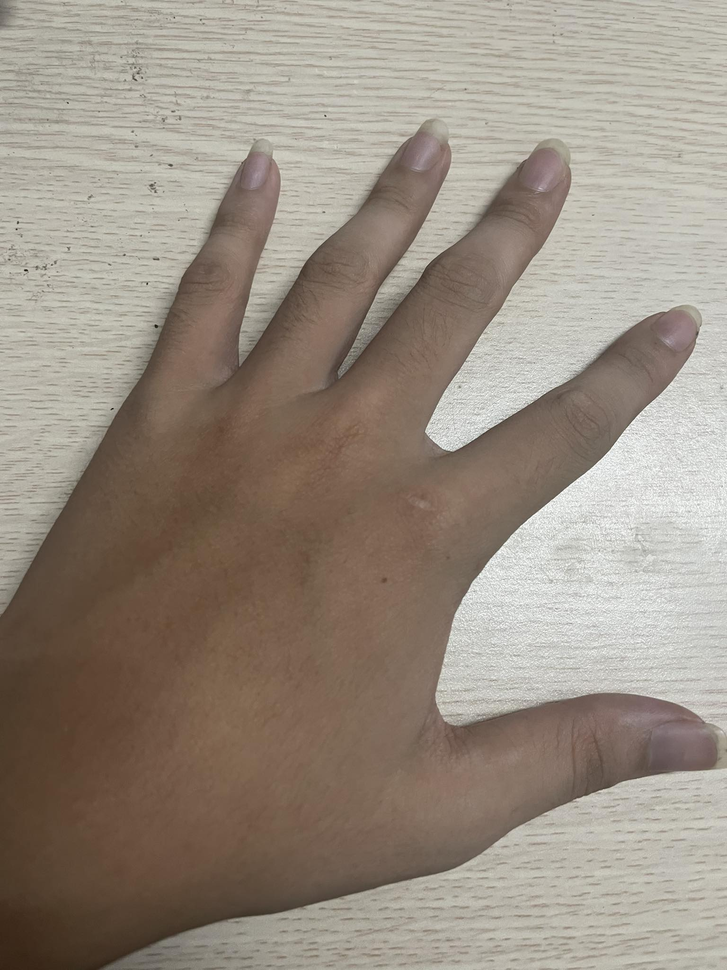
//> input picture lab4/hand.png, 727 x 970 px, shrunk from 1536 x 2048 before the run
$ ./lab4   (built with g++ and OpenCV 4)
//> lines starting //> are read from the running program, lines starting //| are printed output that depends on the picture; after the words box and inside, x2 and y2 are one past the last pixel; in counts of white or black regions, pixels touching at a corner belong together
#include <stdio.h>
#include <string.h>
#include <opencv2/opencv.hpp>
#include <regex>

using namespace cv;

int main(){
   std::string imgPath = "./hand.png";

   Mat img = imread(imgPath, IMREAD_COLOR);
//> img is the input picture: 970 rows x 727 cols, CV_8UC3; mean B, G, R 128.9, 141.1, 152.3

   Mat imgHSV ;
   cvtColor(img, imgHSV, COLOR_BGR2HSV);
//> imgHSV: 970 rows x 727 cols, CV_8UC3; mean H, S, V 20.6, 48.4, 152.4
   Scalar lowerBound(0, 40, 70);  // Adjust these values based on your specific image
   Scalar upperBound(20, 255, 255); // Adjust these values based on your specific image

   Mat mask;
   inRange(imgHSV, lowerBound, upperBound, mask);
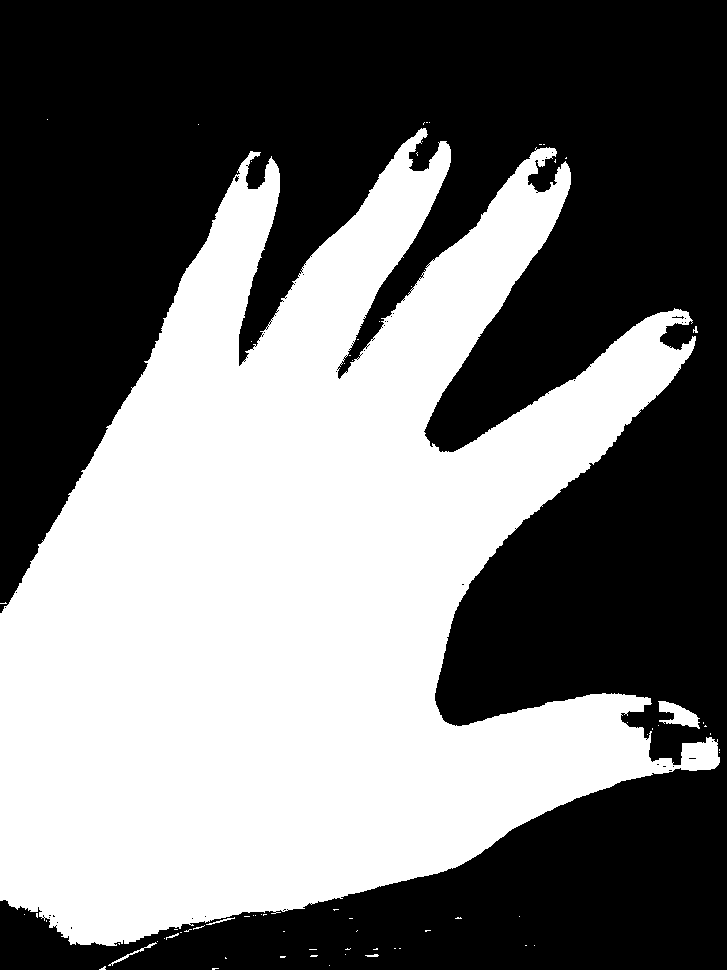
//> mask: 970 rows x 727 cols, CV_8UC1; 46% white; 72 white regions (65 under 20 px), largest, box (x1, y1, x2, y2) and area: (0, 128, 720, 946) 322945, (658, 701, 700, 729) 606, (108, 942, 157, 966) 117

   Mat segmentedHand;
   img.copyTo(segmentedHand, mask);
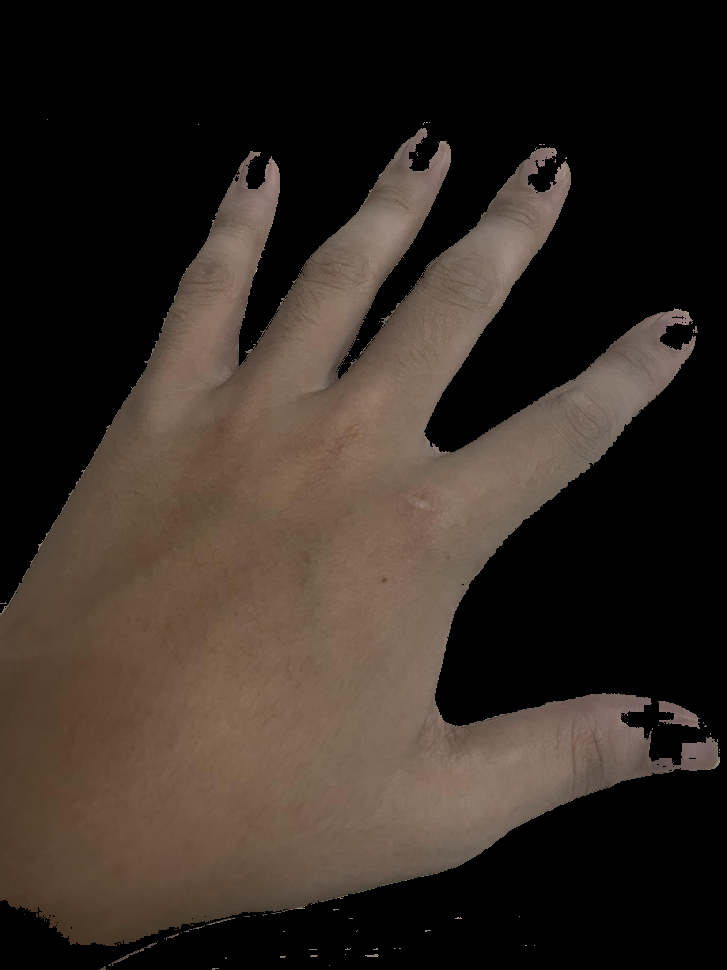
//> segmentedHand: 970 rows x 727 cols, CV_8UC3; mean B, G, R 35.7, 42.6, 52.2

   imwrite("./segmented_hand.png", segmentedHand);
   return 0;
}
